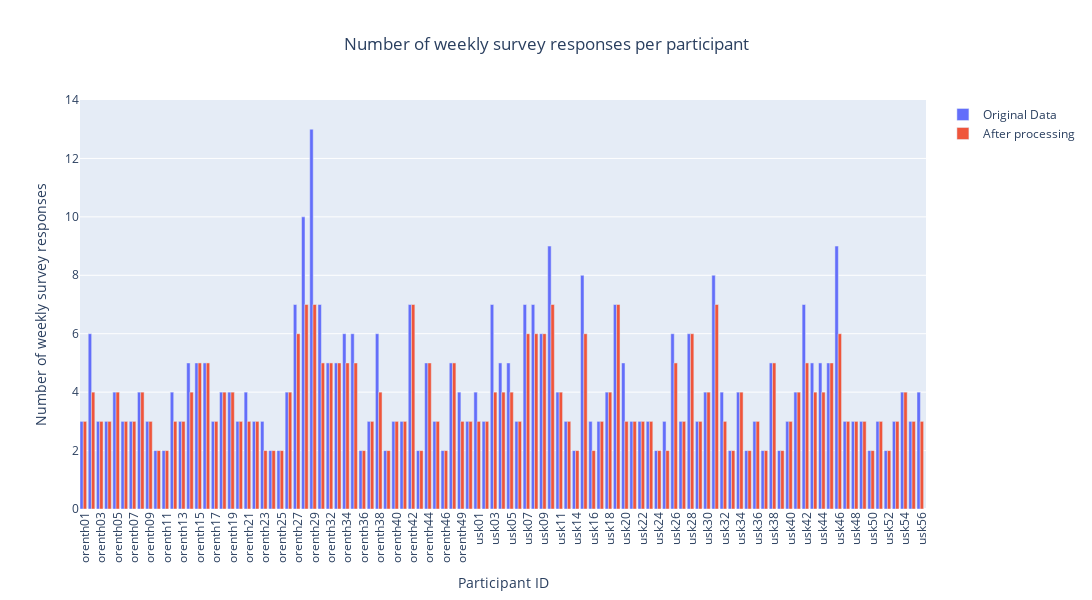

This figure's notebook cell:
### Markdown cell above
## Vizualize processed data

### Code cell
fig = make_subplots(rows=1, cols=1)


counts_original = df['id_participant'].value_counts(sort=False)
counts_new = df_new['id_participant'].value_counts(sort=False)
fig.add_trace(
    go.Bar(x=counts_original.index, y=counts_original.values, name='Original Data', offset=-0.6),
    row=1, col=1
)

fig.add_trace(
    go.Bar(x=counts_new.index, y=counts_new.values, name='After processing'),
    row=1, col=1
)

fig.update_xaxes(
    title_text='Participant ID',
    tickangle=-90
)
fig.update_yaxes(
    range=[0, 14],  # Range of ticks
    title_text='Number of weekly survey responses',
)

fig.update_layout(
    title='Number of weekly survey responses per participant',
    title_x=0.5,  # Align title to center
    barmode='overlay',  # Ensures bars are grouped
    bargap=0.3,       # Adjust spacing between groups
    bargroupgap=0.4,   # Adjust overlap within groups
    height=600,
    width=2000,
)

fig.show()
fig.write_html('number_of_weekly_survey_responses_bar.html')
fig.write_image('number_of_weekly_survey_responses_bar.png')

### Figure 1 — Plotly figure (JSON) as saved in the notebook; plotly's stock layout.template omitted (floating-point values rounded to 4 significant figures)
{"data": [{"name": "Original Data", "offset": -0.6, "type": "bar", "x": ["orenth01", "orenth02", "orenth03", "orenth04", "orenth05", "orenth06", "orenth07", "orenth08", "orenth09", "orenth10", "orenth11", "orenth12", "orenth13", "orenth14", "orenth15", "orenth16", "orenth17", "orenth18", "orenth19", "orenth20", "orenth21", "orenth22", "orenth23", "orenth24", "orenth25", "orenth26", "orenth27", "orenth28", "orenth29", "orenth31", "orenth32", "orenth33", "orenth34", "orenth35", "orenth36", "orenth37", "orenth38", "orenth39", "orenth40", "orenth41", "orenth42", "orenth43", "orenth44", "orenth45", "orenth46", "orenth48", "orenth49", "orenth50", "usk01", "usk02", "usk03", "usk04", "usk05", "usk06", "usk07", "usk08", "usk09", "usk10", "usk11", "usk13", "usk14", "usk15", "usk16", "usk17", "usk18", "usk19", "usk20", "usk21", "usk22", "usk23", "usk24", "usk25", "usk26", "usk27", "usk28", "usk29", "usk30", "usk31", "usk32", "usk33", "usk34", "usk35", "usk36", "usk37", "usk38", "usk39", "usk40", "usk41", "usk42", "usk43", "usk44", "usk45", "usk46", "usk47", "usk48", "usk49", "usk50", "usk51", "usk52", "usk53", "usk54", "usk55", "usk56"], "xaxis": "x", "y": [3, 6, 3, 3, 4, 3, 3, 4, 3, 2, 2, 4, 3, 5, 5, 5, 3, 4, 4, 3, 4, 3, 3, 2, 2, 4, 7, 10, 13, 7, 5, 5, 6, 6, 2, 3, 6, 2, 3, 3, 7, 2, 5, 3, 2, 5, 4, 3, 4, 3, 7, 5, 5, 3, 7, 7, 6, 9, 4, 3, 2, 8, 3, 3, 4, 7, 5, 3, 3, 3, 2, 3, 6, 3, 6, 3, 4, 8, 4, 2, 4, 2, 3, 2, 5, 2, 3, 4, 7, 5, 5, 5, 9, 3, 3, 3, 2, 3, 2, 3, 4, 3, 4], "yaxis": "y"}, {"name": "After processing", "type": "bar", "x": ["orenth01", "orenth02", "orenth03", "orenth04", "orenth05", "orenth06", "orenth07", "orenth08", "orenth09", "orenth10", "orenth11", "orenth12", "orenth13", "orenth14", "orenth15", "orenth16", "orenth17", "orenth18", "orenth19", "orenth20", "orenth21", "orenth22", "orenth23", "orenth24", "orenth25", "orenth26", "orenth27", "orenth28", "orenth29", "orenth31", "orenth32", "orenth33", "orenth34", "orenth35", "orenth36", "orenth37", "orenth38", "orenth39", "orenth40", "orenth41", "orenth42", "orenth43", "orenth44", "orenth45", "orenth46", "orenth48", "orenth49", "orenth50", "usk01", "usk02", "usk03", "usk04", "usk05", "usk06", "usk07", "usk08", "usk09", "usk10", "usk11", "usk13", "usk14", "usk15", "usk16", "usk17", "usk18", "usk19", "usk20", "usk21", "usk22", "usk23", "usk24", "usk25", "usk26", "usk27", "usk28", "usk29", "usk30", "usk31", "usk32", "usk33", "usk34", "usk35", "usk36", "usk37", "usk38", "usk39", "usk40", "usk41", "usk42", "usk43", "usk44", "usk45", "usk46", "usk47", "usk48", "usk49", "usk50", "usk51", "usk52", "usk53", "usk54", "usk55", "usk56"], "xaxis": "x", "y": [3, 4, 3, 3, 4, 3, 3, 4, 3, 2, 2, 3, 3, 4, 5, 5, 3, 4, 4, 3, 3, 3, 2, 2, 2, 4, 6, 7, 7, 5, 5, 5, 5, 5, 2, 3, 4, 2, 3, 3, 7, 2, 5, 3, 2, 5, 3, 3, 3, 3, 4, 4, 4, 3, 6, 6, 6, 7, 4, 3, 2, 6, 2, 3, 4, 7, 3, 3, 3, 3, 2, 2, 5, 3, 6, 3, 4, 7, 3, 2, 4, 2, 3, 2, 5, 2, 3, 4, 5, 4, 4, 5, 6, 3, 3, 3, 2, 3, 2, 3, 4, 3, 3], "yaxis": "y"}], "layout": {"bargap": 0.3, "bargroupgap": 0.4, "barmode": "overlay", "height": 600, "title": {"text": "Number of weekly survey responses per participant", "x": 0.5}, "width": 2000, "xaxis": {"anchor": "y", "domain": [0, 1], "tickangle": -90, "title": {"text": "Participant ID"}}, "yaxis": {"anchor": "x", "domain": [0, 1], "range": [0, 14], "title": {"text": "Number of weekly survey responses"}}}}
